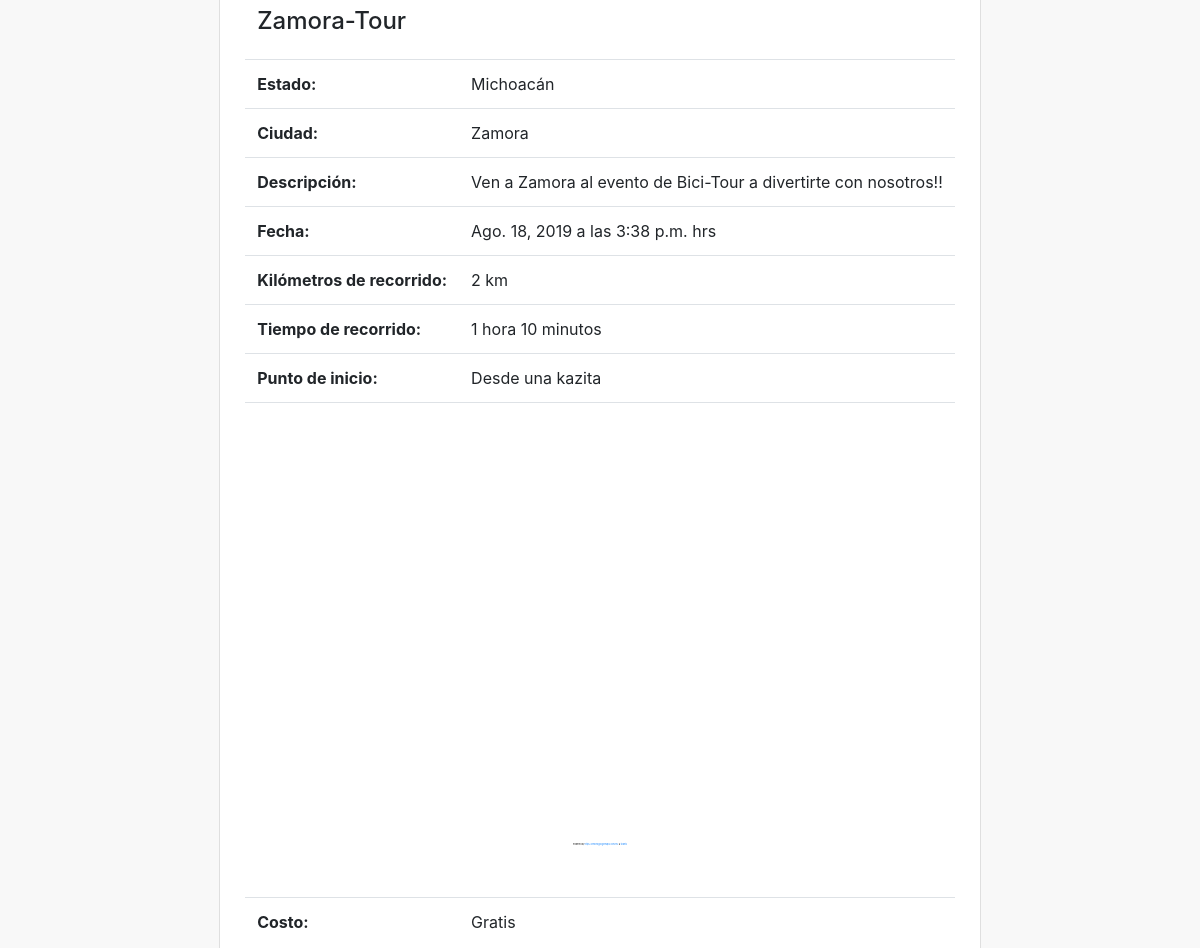
Page /evento/7/ (middle part) on the earlier database version.
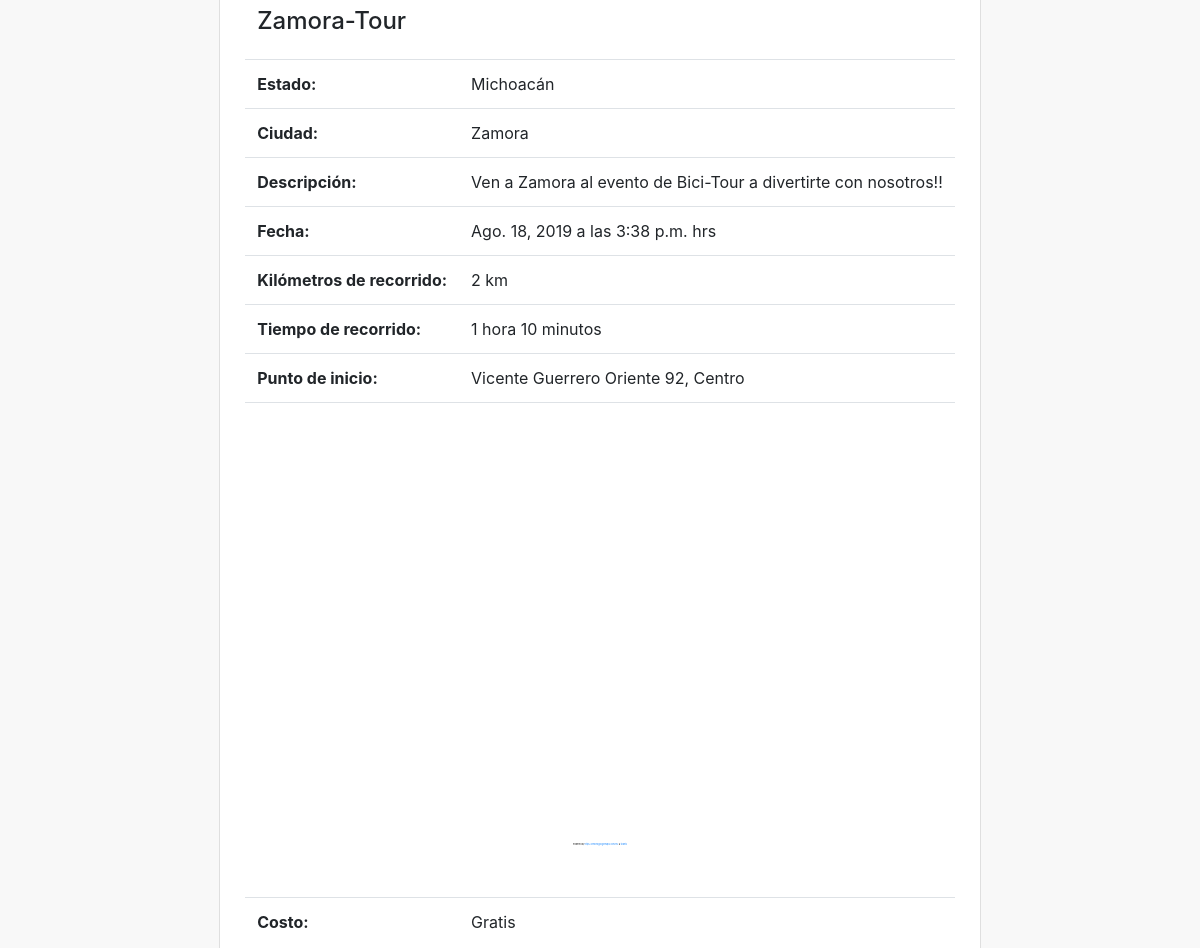
Same page on the later database version.
### eventos/models.py (models this page shows, shortened)
class Eventos(models.Model):
	name = models.CharField(max_length=50,verbose_name="Nombre")
	estado = models.ForeignKey('Estados', on_delete=models.CASCADE, verbose_name="Estado")
	city = models.CharField(max_length=50,verbose_name="Ciudad")
	descripcion = models.TextField(verbose_name="Descripción")
	date = models.DateField(auto_now=False, auto_now_add=False, verbose_name="Fecha del Evento")
	hora = models.TimeField(auto_now=False, auto_now_add=False, verbose_name="Hora del Evento")
	km = models.CharField( max_length=20, verbose_name="Kilómetros de recorrido",blank=True,null=True)
	time = models.CharField(max_length=70,verbose_name="Tiempo de recorrido")
	punto_inicio = models.CharField(max_length=200,verbose_name="Punto de inicio")
	costo = models.FloatField(verbose_name="Costo")
	imagen = models.ImageField(upload_to='evento', height_field=None, width_field=None, max_length=None)
	created = models.DateTimeField(auto_now_add=True,verbose_name="Creación") # Fecha y tiempo
	updated = models.DateTimeField(auto_now_add=True,verbose_name="Modificado")
	class Meta:
		verbose_name = 'Evento'
		verbose_name_plural = 'Eventos'
		ordering = ["-created"]

class Estados(models.Model):
	nombre = models.CharField(max_length=50, verbose_name="Estado")
	image = models.ImageField(upload_to='estado', height_field=None, width_field=None, max_length=None,blank=True,null=True,verbose_name="Imagen")
	created = models.DateTimeField(auto_now_add=True,verbose_name="Creación") # Fecha y tiempo
	updated = models.DateTimeField(auto_now_add=True,verbose_name="Modificado")
	class Meta:
		verbose_name = 'Estado'
		verbose_name_plural = 'Estados'
		ordering = ["nombre"]
	def __str__(self):
		return self.nombre

### eventos/views.py (the view)
# urls.py: path('evento/<int:id>/', views.details, name='Detalles'),
def details(request, id):
    evento = get_object_or_404(Eventos, id=id)
    return render(request, 'eventos/event_detail.html', {'evento': evento})

### eventos/templates/eventos/event_detail.html (shortened to what this page needs)
{% extends 'eventos/plantilla.html' %}
{% load static %}
{% block content %}
<div class="content container">
	<div class="row">
		<div class="card col-md-auto" style="margin: auto;margin-bottom: 20px">
			<div class="col-sm-auto" style="margin:auto;padding: 10px;">
				<table class="table table-responsive table-hover" style="width:auto;height: auto;margin:auto">
					<tr>
						<td colspan="2" style="border-top: none">
							<h4 class="card-title">{{evento.name }}</h4>
						</td>
					</tr>
					<tr>
						<th scope="row">Estado:</th>
						<td>{{evento.estado}}</td>
					</tr>
					<tr>
						<th scope="row">Ciudad:</th>
						<td>{{evento.city}}</td>
					</tr>
					<tr>
						<th scope="row">Descripción: </th>
						<td>{{evento.descripcion}}</td>
					</tr>
					<tr>
						<th scope="row">Fecha: </th>
						<td>{{evento.date}} a las {{evento.hora}} hrs</td>
					</tr>
					<tr>
						<th scope="row">Kilómetros de recorrido:</th>
						<td>{{evento.km}}</td>
					</tr>
					<tr>
						<th scope="row">Tiempo de recorrido:</thcla>
						<td>{{evento.time}}</td>
					</tr>
					<tr>
						<th scope="row">Punto de inicio: </th>
						<td>{{evento.punto_inicio}}</td>
					</tr>
					<tr>
						<td class="text-center" colspan="2">
							<div style="overflow:hidden;max-width: 1000px;position: relative;">
								<iframe width="100%" height="440"
									src="https://maps.google.com/maps?width=auto&amp;height=440&amp;hl=en&amp;q={{evento.city}}%2C{{evento.estado}}%2C{{evento.punto_inicio}}+(Mapita)&amp;ie=UTF8&amp;t=&amp;z=10&amp;iwloc=B&amp;output=embed"
									frameborder="0" scrolling="no" marginheight="0" marginwidth="0">
								</iframe>
								<div
									style="position: absolute;min-width: 80%;bottom: 10px;left: 0;right: 0;margin-left: auto;margin-right: auto;color: #000;text-align: center;">
									<small style="line-height: 1.8;font-size: 2px;background: #fff;">Powered by
										<a href="https://embedgooglemaps.com/en/">https://embedgooglemaps.com/en/
										</a> &
										<a href="https://lasagradafamiliatickets.de/la-sagrada-familia-ticket/"> tickets
										</a>
									</small>
								</div>
							</div>
							<br />
						</td>
					</tr>
					<tr>
						<th scope="row">Costo:</th>
						{% if evento.costo == 0.0 %}
						<td>Gratis</td>
						{% else %}
						<td>${{evento.costo}}</td>
						{% endif %}
					</tr>
				</table>
			</div>
		</div>
	</div>
</div>
{% endblock content %}

Differences in the rows shown:
changed Eventos "Zamora-Tour": punto_inicio "Desde una kazita" → "Vicente Guerrero Oriente 92, Centro"
